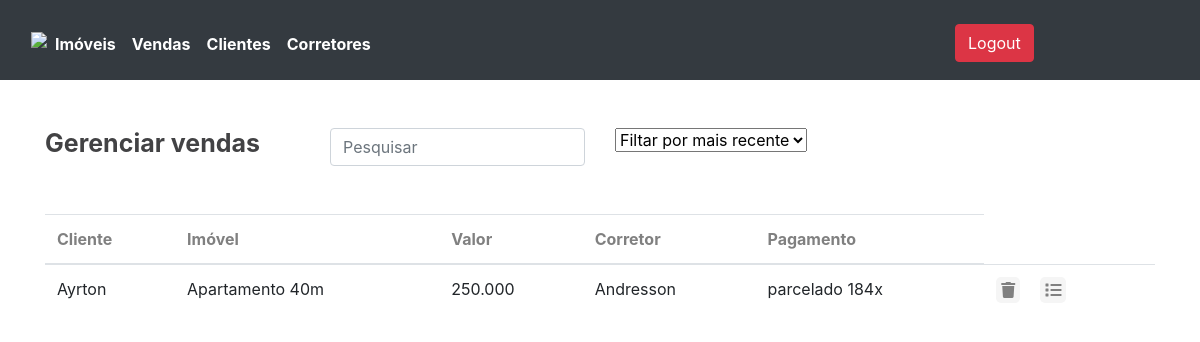
Page /vendas/ (signed in) on the committed database.
### core/models.py (models this page shows, shortened)
class Venda(models.Model):
    id_cliente = models.ForeignKey(Cliente, on_delete=models.CASCADE)
    id_corretor = models.ForeignKey(Corretor, on_delete=models.CASCADE)
    id_imovel = models.ForeignKey(Imovel, on_delete=models.CASCADE)
    id_pagamento = models.ForeignKey(Pagamento, on_delete=models.CASCADE)
    data = models.DateTimeField(auto_now=True)
    class Meta:
        db_table = 'venda'

class Cliente(models.Model):
    nome = models.CharField(max_length=255)
    cpf = models.CharField(max_length=255)
    email = models.CharField(max_length=255)
    telefone = models.CharField(max_length=255)
    data_entrada = models.DateTimeField(auto_now=True)
    class Meta:
        db_table = 'cliente'

class Imovel(models.Model):
    tipo = models.CharField(max_length=255)
    valor = models.CharField(max_length=255)
    endereco = models.CharField(max_length=255)
    comissao = models.IntegerField(default=5)
    descricao = models.CharField(max_length=255)
    informacoes = models.TextField(blank=True,null=True)
    class Meta:
        db_table = 'imovel'

class Corretor(models.Model):
    nome = models.CharField(max_length=255)
    senha = models.CharField(max_length=255)
    class Meta:
        db_table = 'corretor'

class Pagamento(models.Model):
    opcao = models.CharField(max_length=255)
    class Meta:
        db_table = 'pagamento'

### core/views.py (the view)
# urls.py: path('vendas/',views.lista_vendas),
@login_required(login_url='/login/')
def lista_vendas(request):
    lista_de_vendas = Venda.objects.all()
    vendas = {
        'vendas':lista_de_vendas
    }
    return render(request, 'vendas.html', vendas)

### templates/vendas.html (shortened to what this page needs)
{% extends "estrutura.html" %}
    {% block content %}
    <main class="pt-5">
        <div class="container">
            <div class=" row">
                <div class="col-md-3">
                    <h1>Gerenciar vendas</h1>
                </div>
                <div class="col-md-3">
                    <input type="text" placeholder="Pesquisar" class="form-control">
                </div>
                <div class="col-3">
                    <select class="form-select" aria-label="Default select example">
                        <option selected>Filtar por mais recente</option>
                    </select>
                </div>
            </div>
        </div>
        <div class="container pt-5">
            <table class="table">
                <thead>
                    <tr>
                        <th scope="col">Cliente</th>
                        <th scope="col">Imóvel</th>
                        <th scope="col">Valor</th>
                        <th scope="col">Corretor</th>
                        <th scope="col">Pagamento</th>
                    </tr>
                </thead>
                <tbody>
                    {% for venda in vendas %}
                    <tr>
                        <td>{{ venda.id_cliente.nome}}</td>
                        <td>{{ venda.id_imovel.descricao}}</td>
                        <td>{{ venda.id_imovel.valor}}</td>
                        <td>{{ venda.id_corretor.nome}}</td>
                        <td>{{ venda.id_pagamento.opcao}}</td>
                        <td>
                            <div class="row">
                                <div class="col-3">
                                    <a href="/vendas/delete/{{ venda.id }}/">
                                <i class="fa fa-trash" style="color:grey;background-color:whitesmoke; padding:5px;border-radius:5px"></i>
                            </a>
                                </div>
                                <div class="col-3">
                                    <a href="/venda/extrato/{{ venda.id }}/">
                                <i class="fa fa-list" style="color:grey;background-color:whitesmoke; padding:5px;border-radius:5px"></i>
                            </a>
                                </div>
                            </div>
                        </td>
                    </tr>
                 {% endfor %}
                </tbody>
            </table>
        </div>
    </main>
    {% endblock %}

### templates/estrutura.html (style rules this page uses)
h1 { font-size: 25px; font-weight: bold; color:#424244 }
th { color:grey }

### rows in the picture
Venda: id_cliente.nome "Ayrton", id_imovel.descricao "Apartamento 40m", id_imovel.valor "250.000", id_corretor.nome "Andresson", id_pagamento.opcao "parcelado 184x"
